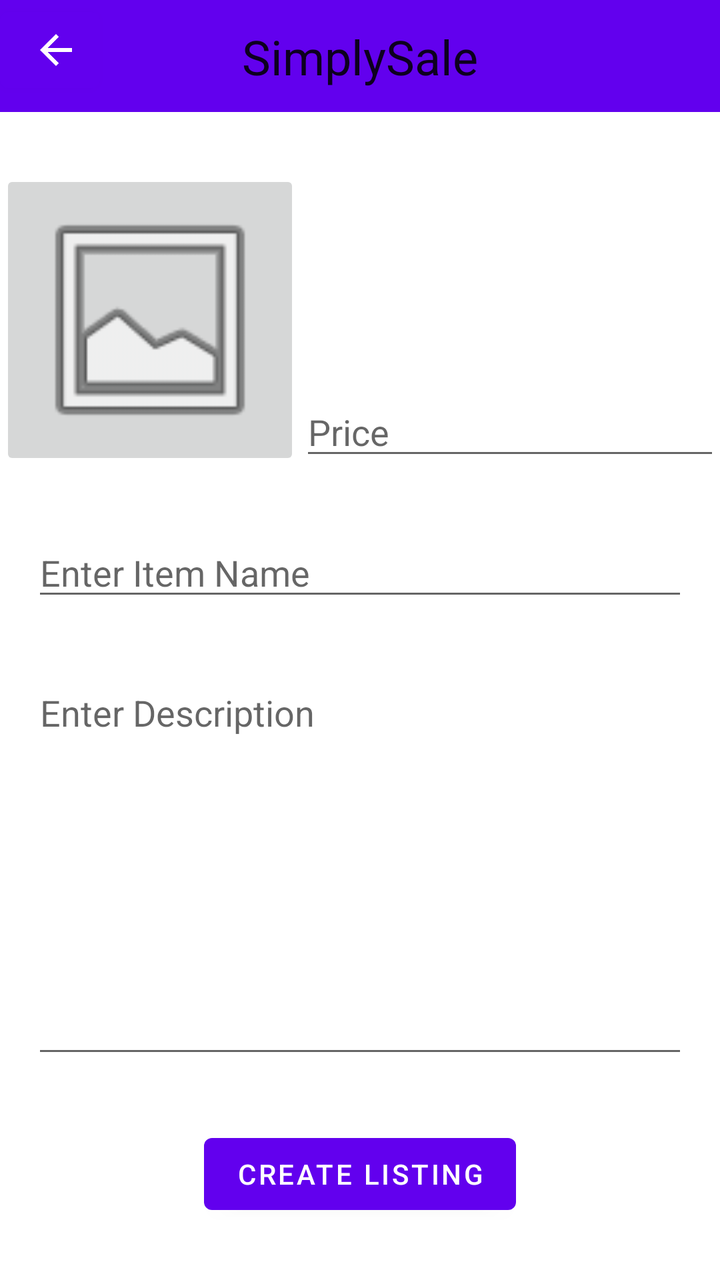
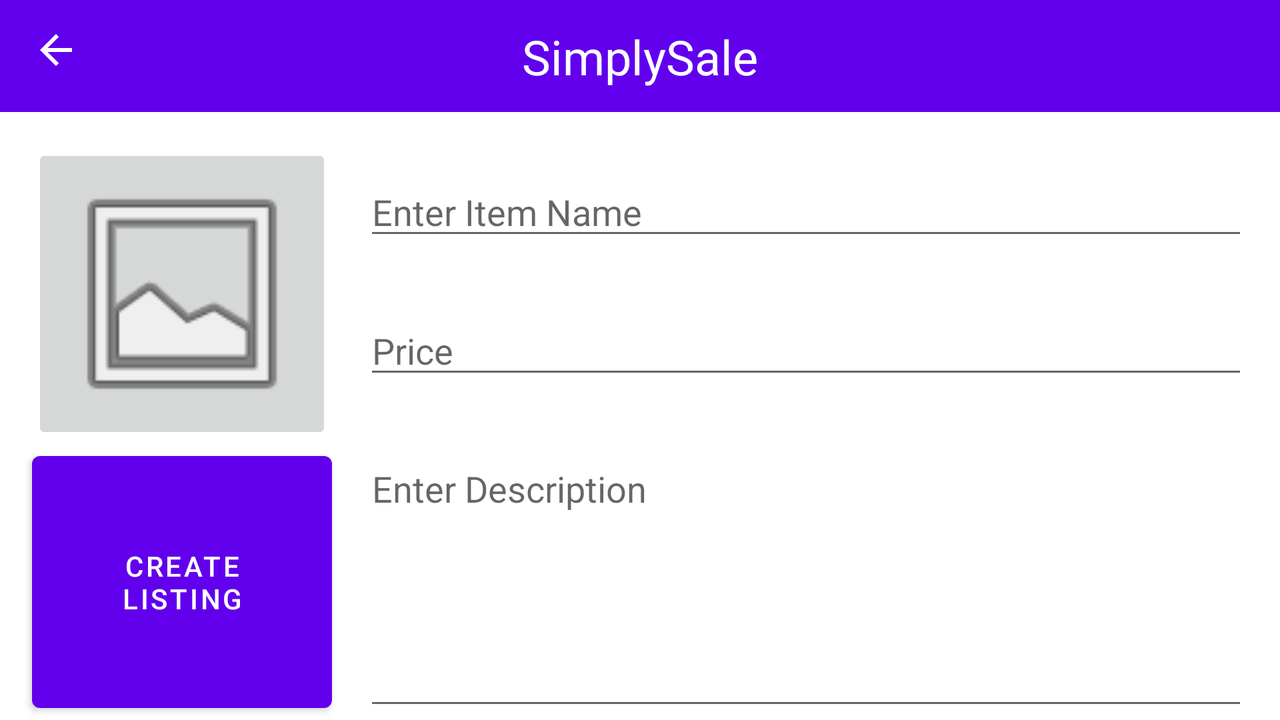

First picture: res/layout/ on a phone held upright. Second picture: the repository's own variant of that layout, on a device whose configuration matches the variant's folder. Source for both follows.
<!-- AndroidManifest.xml: application theme Theme.SimplySale -->
<!-- res/layout/activity_create_listing.xml -->
<?xml version="1.0" encoding="utf-8"?>
<androidx.constraintlayout.widget.ConstraintLayout xmlns:android="http://schemas.android.com/apk/res/android"
    xmlns:app="http://schemas.android.com/apk/res-auto"
    xmlns:tools="http://schemas.android.com/tools"
    android:layout_width="match_parent"
    android:layout_height="match_parent"
    tools:context=".CreateListingActivity">

    <androidx.appcompat.widget.Toolbar
        android:id="@+id/toolbar3"
        android:layout_width="match_parent"
        android:layout_height="wrap_content"
        android:background="?attr/colorPrimary"
        android:minHeight="?attr/actionBarSize"
        android:theme="?attr/actionBarTheme"
        app:layout_constraintTop_toTopOf="parent"
        tools:layout_editor_absoluteX="1dp" />

    <TextView
        android:id="@+id/textView2"
        android:layout_width="wrap_content"
        android:layout_height="wrap_content"
        android:text="@string/app_name"
        android:textAppearance="@style/TextAppearance.AppCompat.Headline"
        app:layout_constraintBottom_toBottomOf="@+id/toolbar3"
        app:layout_constraintEnd_toEndOf="parent"
        app:layout_constraintStart_toStartOf="parent"
        app:layout_constraintTop_toTopOf="@+id/toolbar3" />

    <ImageButton
        android:id="@+id/buttonSelectImage"
        android:layout_width="150dp"
        android:layout_height="150dp"
        android:layout_marginStart="16dp"
        android:layout_marginLeft="16dp"
        android:contentDescription="@string/imagePlaceholder"
        android:scaleType="fitCenter"
        app:layout_constraintBottom_toTopOf="@+id/textItemName"
        app:layout_constraintEnd_toStartOf="@+id/textItemPrice"
        app:layout_constraintHorizontal_bias="0.5"
        app:layout_constraintStart_toStartOf="parent"
        app:layout_constraintTop_toBottomOf="@+id/toolbar3"
        app:srcCompat="@android:drawable/ic_menu_gallery" />

    <EditText
        android:id="@+id/textItemPrice"
        android:layout_width="wrap_content"
        android:layout_height="wrap_content"
        android:layout_marginEnd="16dp"
        android:layout_marginRight="16dp"
        android:ems="10"
        android:hint="@string/price_placeholder"
        android:inputType="numberDecimal"
        app:layout_constraintBottom_toBottomOf="@+id/buttonSelectImage"
        app:layout_constraintEnd_toEndOf="parent"
        app:layout_constraintHorizontal_bias="0.5"
        app:layout_constraintStart_toEndOf="@+id/buttonSelectImage"
        android:importantForAutofill="no" />

    <EditText
        android:id="@+id/textItemName"
        android:layout_width="fill_parent"
        android:layout_height="wrap_content"
        android:layout_marginStart="16dp"
        android:layout_marginLeft="16dp"
        android:layout_marginEnd="16dp"
        android:layout_marginRight="16dp"
        android:ems="10"
        android:hint="@string/item_name_placeholder"
        android:importantForAutofill="no"
        android:inputType="textPersonName"
        app:layout_constraintBottom_toTopOf="@+id/textDescription"
        app:layout_constraintEnd_toEndOf="parent"
        app:layout_constraintHorizontal_bias="0.363"
        app:layout_constraintStart_toStartOf="parent"
        app:layout_constraintTop_toBottomOf="@+id/buttonSelectImage" />

    <EditText
        android:id="@+id/textDescription"
        android:layout_width="fill_parent"
        android:layout_height="200dp"
        android:layout_marginStart="16dp"
        android:layout_marginLeft="16dp"
        android:layout_marginEnd="16dp"
        android:layout_marginRight="16dp"
        android:ems="10"
        android:gravity="start|top"
        android:hint="@string/item_description_placeholder"
        android:importantForAutofill="no"
        android:inputType="textMultiLine"
        app:layout_constraintBottom_toTopOf="@+id/buttonSubmitListing"
        app:layout_constraintEnd_toEndOf="parent"
        app:layout_constraintStart_toStartOf="parent"
        app:layout_constraintTop_toBottomOf="@+id/textItemName" />

    <Button
        android:id="@+id/buttonSubmitListing"
        android:layout_width="wrap_content"
        android:layout_height="wrap_content"
        android:text="@string/create_listing"
        app:layout_constraintBottom_toBottomOf="parent"
        app:layout_constraintEnd_toEndOf="parent"
        app:layout_constraintStart_toStartOf="parent"
        app:layout_constraintTop_toBottomOf="@+id/textDescription" />

    <Button
        android:id="@+id/backButton"
        android:layout_width="50dp"
        android:layout_height="50dp"
        app:icon="@drawable/abc_vector_test"
        app:layout_constraintStart_toStartOf="parent"
        app:layout_constraintTop_toTopOf="parent" />

</androidx.constraintlayout.widget.ConstraintLayout>
<!-- resources referenced by this layout -->
<resources>
  <string name="app_name">SimplySale</string>
  <string name="create_listing">Create Listing</string>
  <string name="imagePlaceholder">Choose an image</string>
  <string name="item_description_placeholder">Enter Description</string>
  <string name="item_name_placeholder">Enter Item Name</string>
  <string name="price_placeholder">Price</string>
  <style name="Theme.SimplySale" parent="Theme.MaterialComponents.DayNight.NoActionBar">
          
          <item name="colorPrimary">@color/purple_500</item>
          <item name="colorPrimaryVariant">@color/purple_700</item>
          <item name="colorOnPrimary">@color/white</item>
          
          <item name="colorSecondary">@color/teal_200</item>
          <item name="colorSecondaryVariant">@color/teal_700</item>
          <item name="colorOnSecondary">@color/black</item>
          
          <item name="android:statusBarColor" tools:targetApi="l">?attr/colorPrimaryVariant</item>
          
      </style>
</resources>
<!-- res/layout-land/activity_create_listing.xml (the repository's variant of the layout above) -->
<!-- drawn on the phone turned sideways -->
<?xml version="1.0" encoding="utf-8"?>
<androidx.constraintlayout.widget.ConstraintLayout xmlns:android="http://schemas.android.com/apk/res/android"
    xmlns:app="http://schemas.android.com/apk/res-auto"
    xmlns:tools="http://schemas.android.com/tools"
    android:layout_width="match_parent"
    android:layout_height="match_parent"
    tools:context=".CreateListingActivity">

    <androidx.appcompat.widget.Toolbar
        android:id="@+id/toolbar3"
        android:layout_width="match_parent"
        android:layout_height="wrap_content"
        android:background="?attr/colorPrimary"
        android:minHeight="?attr/actionBarSize"
        android:theme="?attr/actionBarTheme"
        app:layout_constraintEnd_toEndOf="parent"
        app:layout_constraintStart_toStartOf="parent"
        app:layout_constraintTop_toTopOf="parent" />

    <TextView
        android:id="@+id/textView2"
        android:layout_width="wrap_content"
        android:layout_height="wrap_content"
        android:text="@string/app_name"
        android:textAppearance="@style/TextAppearance.AppCompat.Headline"
        android:textColor="@color/design_default_color_on_primary"
        app:layout_constraintBottom_toBottomOf="@+id/toolbar3"
        app:layout_constraintEnd_toEndOf="parent"
        app:layout_constraintStart_toStartOf="parent"
        app:layout_constraintTop_toTopOf="@+id/toolbar3" />

    <ImageButton
        android:id="@+id/buttonSelectImage"
        android:layout_width="150dp"
        android:layout_height="150dp"
        android:layout_marginStart="16dp"
        android:layout_marginLeft="16dp"
        android:layout_marginTop="16dp"
        android:contentDescription="@string/imagePlaceholder"
        android:scaleType="fitCenter"
        app:layout_constraintStart_toStartOf="parent"
        app:layout_constraintTop_toBottomOf="@+id/toolbar3"
        app:srcCompat="@android:drawable/ic_menu_gallery" />

    <EditText
        android:id="@+id/textItemPrice"
        android:layout_width="0dp"
        android:layout_height="wrap_content"
        android:layout_marginStart="16dp"
        android:layout_marginLeft="16dp"
        android:layout_marginEnd="16dp"
        android:layout_marginRight="16dp"
        android:ems="10"
        android:hint="@string/price_placeholder"
        android:importantForAutofill="no"
        android:inputType="numberDecimal"
        app:layout_constraintBottom_toTopOf="@+id/textDescription"
        app:layout_constraintEnd_toEndOf="parent"
        app:layout_constraintHorizontal_bias="0.5"
        app:layout_constraintStart_toEndOf="@+id/buttonSelectImage"
        app:layout_constraintTop_toBottomOf="@+id/textItemName" />

    <EditText
        android:id="@+id/textItemName"
        android:layout_width="0dp"
        android:layout_height="wrap_content"
        android:layout_marginStart="16dp"
        android:layout_marginLeft="16dp"
        android:layout_marginEnd="16dp"
        android:layout_marginRight="16dp"
        android:ems="10"
        android:hint="@string/item_name_placeholder"
        android:importantForAutofill="no"
        android:inputType="textPersonName"
        app:layout_constraintBottom_toTopOf="@+id/textItemPrice"
        app:layout_constraintEnd_toEndOf="parent"
        app:layout_constraintHorizontal_bias="0.5"
        app:layout_constraintStart_toEndOf="@+id/buttonSelectImage"
        app:layout_constraintTop_toBottomOf="@+id/toolbar3" />

    <EditText
        android:id="@+id/textDescription"
        android:layout_width="0dp"
        android:layout_height="0dp"
        android:layout_marginStart="16dp"
        android:layout_marginLeft="16dp"
        android:layout_marginEnd="16dp"
        android:layout_marginRight="16dp"
        android:ems="10"
        android:gravity="start|top"
        android:hint="@string/item_description_placeholder"
        android:importantForAutofill="no"
        android:inputType="textMultiLine"
        app:layout_constraintBottom_toBottomOf="parent"
        app:layout_constraintEnd_toEndOf="parent"
        app:layout_constraintStart_toEndOf="@+id/buttonSubmitListing"
        app:layout_constraintTop_toBottomOf="@+id/buttonSelectImage" />

    <Button
        android:id="@+id/buttonSubmitListing"
        android:layout_width="150dp"
        android:layout_height="0dp"
        android:layout_marginStart="16dp"
        android:layout_marginLeft="16dp"
        android:text="@string/create_listing"
        app:layout_constraintBottom_toBottomOf="parent"
        app:layout_constraintStart_toStartOf="parent"
        app:layout_constraintTop_toBottomOf="@+id/buttonSelectImage"
        app:layout_constraintVertical_bias="0.0" />

    <Button
        android:id="@+id/backButton"
        android:layout_width="50dp"
        android:layout_height="50dp"
        app:icon="@drawable/abc_vector_test"
        app:layout_constraintStart_toStartOf="parent"
        app:layout_constraintTop_toTopOf="parent" />

</androidx.constraintlayout.widget.ConstraintLayout>
